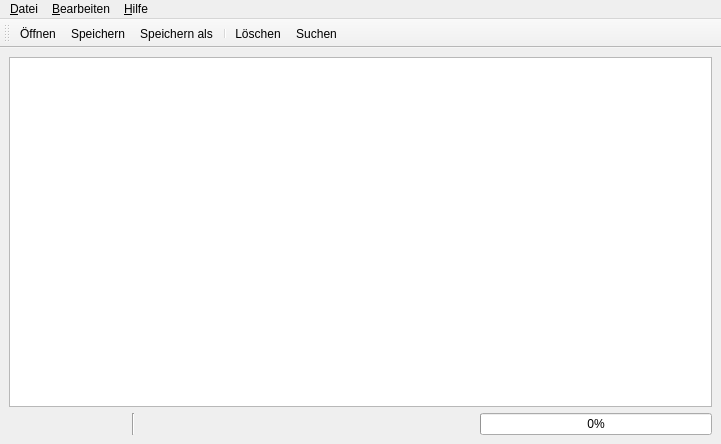
<?xml version="1.0" encoding="UTF-8"?>
<ui version="4.0">
 <class>MainWindow</class>
 <widget class="QMainWindow" name="MainWindow">
  <property name="geometry">
   <rect>
    <x>0</x>
    <y>0</y>
    <width>721</width>
    <height>444</height>
   </rect>
  </property>
  <property name="minimumSize">
   <size>
    <width>300</width>
    <height>150</height>
   </size>
  </property>
  <property name="windowTitle">
   <string>ChanMan</string>
  </property>
  <property name="windowIcon">
   <iconset resource="icons.qrc">
    <normaloff>:/icons/icons/transmit_blue.png</normaloff>:/icons/icons/transmit_blue.png</iconset>
  </property>
  <widget class="QWidget" name="centralwidget">
   <layout class="QHBoxLayout" name="horizontalLayout_2">
    <item>
     <layout class="QVBoxLayout" name="verticalLayout">
      <item>
       <widget class="QTreeView" name="treeView">
        <property name="acceptDrops">
         <bool>true</bool>
        </property>
        <property name="dragEnabled">
         <bool>true</bool>
        </property>
        <property name="dragDropMode">
         <enum>QAbstractItemView::DragDrop</enum>
        </property>
        <property name="defaultDropAction">
         <enum>Qt::TargetMoveAction</enum>
        </property>
        <property name="alternatingRowColors">
         <bool>true</bool>
        </property>
        <property name="selectionMode">
         <enum>QAbstractItemView::ExtendedSelection</enum>
        </property>
        <property name="selectionBehavior">
         <enum>QAbstractItemView::SelectRows</enum>
        </property>
       </widget>
      </item>
      <item>
       <layout class="QHBoxLayout" name="horizontalLayout">
        <item>
         <layout class="QHBoxLayout" name="horizontalLayout_3" stretch="1,0,0">
          <property name="sizeConstraint">
           <enum>QLayout::SetMinAndMaxSize</enum>
          </property>
          <item>
           <widget class="QLabel" name="labelStatus1">
            <property name="sizePolicy">
             <sizepolicy hsizetype="MinimumExpanding" vsizetype="Preferred">
              <horstretch>0</horstretch>
              <verstretch>0</verstretch>
             </sizepolicy>
            </property>
            <property name="minimumSize">
             <size>
              <width>100</width>
              <height>0</height>
             </size>
            </property>
            <property name="maximumSize">
             <size>
              <width>150</width>
              <height>16777215</height>
             </size>
            </property>
            <property name="text">
             <string/>
            </property>
           </widget>
          </item>
          <item>
           <widget class="Line" name="line">
            <property name="orientation">
             <enum>Qt::Vertical</enum>
            </property>
           </widget>
          </item>
          <item>
           <widget class="QLabel" name="labelStatus2">
            <property name="sizePolicy">
             <sizepolicy hsizetype="MinimumExpanding" vsizetype="Preferred">
              <horstretch>0</horstretch>
              <verstretch>0</verstretch>
             </sizepolicy>
            </property>
            <property name="minimumSize">
             <size>
              <width>100</width>
              <height>0</height>
             </size>
            </property>
            <property name="maximumSize">
             <size>
              <width>150</width>
              <height>16777215</height>
             </size>
            </property>
            <property name="text">
             <string/>
            </property>
           </widget>
          </item>
         </layout>
        </item>
        <item>
         <spacer name="horizontalSpacer">
          <property name="orientation">
           <enum>Qt::Horizontal</enum>
          </property>
          <property name="sizeHint" stdset="0">
           <size>
            <width>40</width>
            <height>20</height>
           </size>
          </property>
         </spacer>
        </item>
        <item>
         <widget class="QProgressBar" name="progressBar">
          <property name="enabled">
           <bool>true</bool>
          </property>
          <property name="maximumSize">
           <size>
            <width>16777215</width>
            <height>16777215</height>
           </size>
          </property>
          <property name="value">
           <number>0</number>
          </property>
         </widget>
        </item>
       </layout>
      </item>
     </layout>
    </item>
   </layout>
  </widget>
  <widget class="QMenuBar" name="menubar">
   <property name="geometry">
    <rect>
     <x>0</x>
     <y>0</y>
     <width>721</width>
     <height>21</height>
    </rect>
   </property>
   <property name="nativeMenuBar">
    <bool>false</bool>
   </property>
   <widget class="QMenu" name="menuDatei">
    <property name="tearOffEnabled">
     <bool>false</bool>
    </property>
    <property name="title">
     <string>&amp;Datei</string>
    </property>
    <addaction name="actionOpen"/>
    <addaction name="actionSave"/>
    <addaction name="actionSaveAs"/>
    <addaction name="actionQuit"/>
   </widget>
   <widget class="QMenu" name="menuBearbeiten">
    <property name="title">
     <string>&amp;Bearbeiten</string>
    </property>
    <addaction name="actionDelete"/>
    <addaction name="actionSearch"/>
   </widget>
   <widget class="QMenu" name="menuHilfe">
    <property name="title">
     <string>&amp;Hilfe</string>
    </property>
    <addaction name="actionHelp"/>
   </widget>
   <addaction name="menuDatei"/>
   <addaction name="menuBearbeiten"/>
   <addaction name="menuHilfe"/>
  </widget>
  <widget class="QToolBar" name="toolBar">
   <property name="windowTitle">
    <string>toolBar</string>
   </property>
   <property name="toolButtonStyle">
    <enum>Qt::ToolButtonTextUnderIcon</enum>
   </property>
   <attribute name="toolBarArea">
    <enum>TopToolBarArea</enum>
   </attribute>
   <attribute name="toolBarBreak">
    <bool>false</bool>
   </attribute>
   <addaction name="actionOpen"/>
   <addaction name="actionSave"/>
   <addaction name="actionSaveAs"/>
   <addaction name="separator"/>
   <addaction name="actionDelete"/>
   <addaction name="actionSearch"/>
  </widget>
  <action name="actionOpen">
   <property name="checkable">
    <bool>false</bool>
   </property>
   <property name="icon">
    <iconset resource="icons.qrc">
     <normaloff>:/icons/icons/folder_go.png</normaloff>:/icons/icons/folder_go.png</iconset>
   </property>
   <property name="text">
    <string>Öffnen</string>
   </property>
   <property name="shortcut">
    <string>Ctrl+O</string>
   </property>
   <property name="iconVisibleInMenu">
    <bool>true</bool>
   </property>
  </action>
  <action name="actionSave">
   <property name="icon">
    <iconset resource="icons.qrc">
     <normaloff>:/icons/icons/disk.png</normaloff>:/icons/icons/disk.png</iconset>
   </property>
   <property name="text">
    <string>Speichern</string>
   </property>
   <property name="shortcut">
    <string>Ctrl+S</string>
   </property>
  </action>
  <action name="actionDelete">
   <property name="icon">
    <iconset resource="icons.qrc">
     <normaloff>:/icons/icons/television_delete.png</normaloff>:/icons/icons/television_delete.png</iconset>
   </property>
   <property name="text">
    <string>Löschen</string>
   </property>
   <property name="shortcut">
    <string>Ctrl+D</string>
   </property>
  </action>
  <action name="actionQuit">
   <property name="text">
    <string>Beenden</string>
   </property>
   <property name="shortcut">
    <string>Ctrl+Q</string>
   </property>
  </action>
  <action name="actionHelp">
   <property name="text">
    <string>Allgemein</string>
   </property>
   <property name="shortcut">
    <string>Ctrl+H</string>
   </property>
  </action>
  <action name="actionSaveAs">
   <property name="icon">
    <iconset resource="icons.qrc">
     <normaloff>:/icons/icons/page_save.png</normaloff>:/icons/icons/page_save.png</iconset>
   </property>
   <property name="text">
    <string>Speichern als...</string>
   </property>
   <property name="shortcut">
    <string>Ctrl+Alt+S</string>
   </property>
  </action>
  <action name="actionSearch">
   <property name="icon">
    <iconset resource="icons.qrc">
     <normaloff>:/icons/icons/find.png</normaloff>:/icons/icons/find.png</iconset>
   </property>
   <property name="text">
    <string>Suchen</string>
   </property>
   <property name="toolTip">
    <string>Sucht in allen Kanal-Spalten</string>
   </property>
   <property name="shortcut">
    <string>Ctrl+F</string>
   </property>
  </action>
 </widget>
 <resources>
  <include location="icons.qrc"/>
 </resources>
 <connections>
  <connection>
   <sender>actionQuit</sender>
   <signal>triggered()</signal>
   <receiver>MainWindow</receiver>
   <slot>close()</slot>
   <hints>
    <hint type="sourcelabel">
     <x>-1</x>
     <y>-1</y>
    </hint>
    <hint type="destinationlabel">
     <x>316</x>
     <y>186</y>
    </hint>
   </hints>
  </connection>
 </connections>
</ui>
